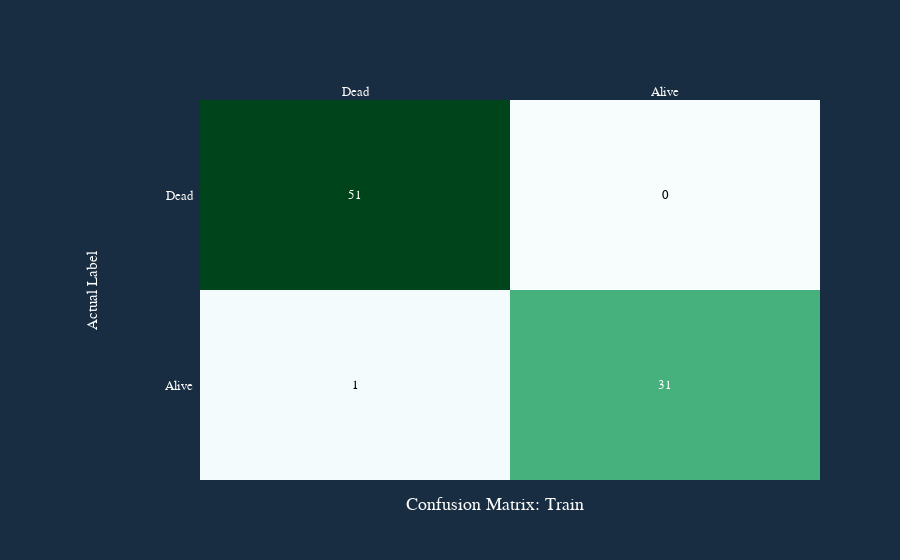
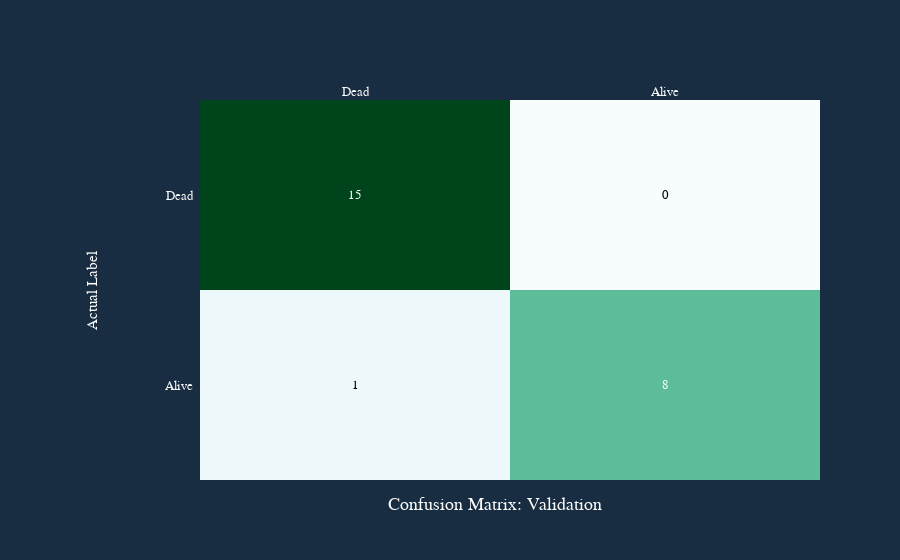
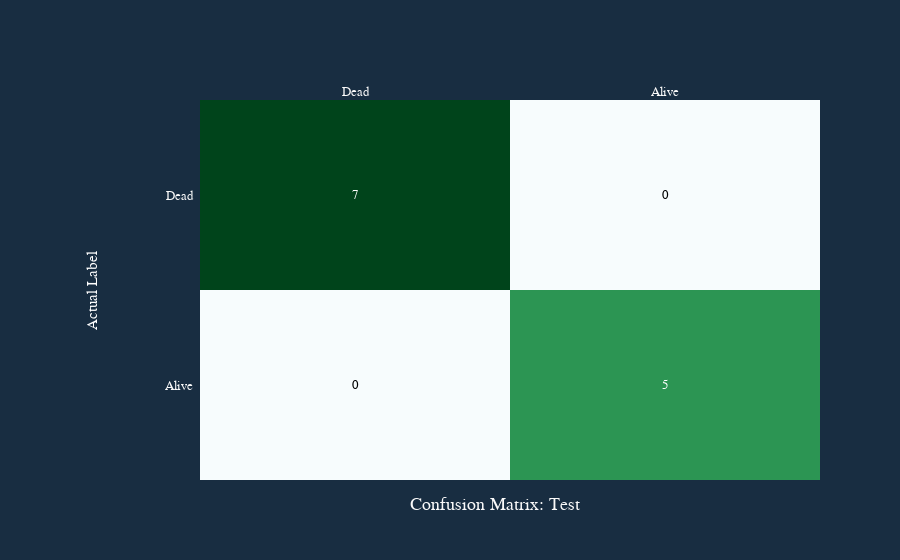

The notebook cell saved with these charts, in order:
### Code cell
prediction.plot_confusion_matrix()

### Figure 1 — Plotly figure (JSON) as saved in the notebook; plotly's stock layout.template omitted (floating-point values rounded to 4 significant figures)
{"data": [{"colorbar": {"title": {"text": "Count"}}, "colorscale": [[0, "rgb(247,252,253)"], [0.125, "rgb(229,245,249)"], [0.25, "rgb(204,236,230)"], [0.375, "rgb(153,216,201)"], [0.5, "rgb(102,194,164)"], [0.625, "rgb(65,174,118)"], [0.75, "rgb(35,139,69)"], [0.875, "rgb(0,109,44)"], [1, "rgb(0,68,27)"]], "hovertemplate": "predicted: %{x}<br>actual: %{y}<br>count: %{z}<extra></extra>", "reversescale": false, "showscale": false, "type": "heatmap", "x": ["Alive", "Dead"], "y": ["Alive", "Dead"], "z": [[31, 1], [0, 51]]}], "layout": {"annotations": [{"font": {"color": "#FFFFFF"}, "showarrow": false, "text": "31", "x": "Alive", "xref": "x", "y": "Alive", "yref": "y"}, {"font": {"color": "#000000"}, "showarrow": false, "text": "1", "x": "Dead", "xref": "x", "y": "Alive", "yref": "y"}, {"font": {"color": "#000000"}, "showarrow": false, "text": "0", "x": "Alive", "xref": "x", "y": "Dead", "yref": "y"}, {"font": {"color": "#FFFFFF"}, "showarrow": false, "text": "51", "x": "Dead", "xref": "x", "y": "Dead", "yref": "y"}, {"font": {"color": "white", "size": 15}, "showarrow": false, "text": "Predicted Label", "x": 0.5, "xref": "paper", "y": 1.3, "yref": "paper"}, {"font": {"color": "white", "size": 15}, "showarrow": false, "text": "Actual Label", "textangle": -90, "x": -0.19, "xref": "x domain", "y": 0.5, "yref": "paper"}], "autosize": true, "margin": {"l": 200}, "title": {"text": "Confusion Matrix: Train", "x": 0.55, "xanchor": "center", "y": 0, "yanchor": "bottom"}, "xaxis": {"autorange": true, "categoryorder": "category descending", "dtick": 1, "fixedrange": true, "gridcolor": "rgb(0, 0, 0)", "range": [-0.5, 1.5], "side": "top", "tickfont": {"size": 13}, "ticks": "", "type": "category"}, "yaxis": {"autorange": true, "dtick": 1, "fixedrange": true, "range": [-0.5, 1.5], "tick0": 0, "tickfont": {"size": 13}, "tickmode": "linear", "ticks": "", "ticksuffix": "  ", "type": "category"}}}

### Figure 2 — Plotly figure (JSON) as saved in the notebook; plotly's stock layout.template omitted (floating-point values rounded to 4 significant figures)
{"data": [{"colorbar": {"title": {"text": "Count"}}, "colorscale": [[0, "rgb(247,252,253)"], [0.125, "rgb(229,245,249)"], [0.25, "rgb(204,236,230)"], [0.375, "rgb(153,216,201)"], [0.5, "rgb(102,194,164)"], [0.625, "rgb(65,174,118)"], [0.75, "rgb(35,139,69)"], [0.875, "rgb(0,109,44)"], [1, "rgb(0,68,27)"]], "hovertemplate": "predicted: %{x}<br>actual: %{y}<br>count: %{z}<extra></extra>", "reversescale": false, "showscale": false, "type": "heatmap", "x": ["Alive", "Dead"], "y": ["Alive", "Dead"], "z": [[8, 1], [0, 15]]}], "layout": {"annotations": [{"font": {"color": "#FFFFFF"}, "showarrow": false, "text": "8", "x": "Alive", "xref": "x", "y": "Alive", "yref": "y"}, {"font": {"color": "#000000"}, "showarrow": false, "text": "1", "x": "Dead", "xref": "x", "y": "Alive", "yref": "y"}, {"font": {"color": "#000000"}, "showarrow": false, "text": "0", "x": "Alive", "xref": "x", "y": "Dead", "yref": "y"}, {"font": {"color": "#FFFFFF"}, "showarrow": false, "text": "15", "x": "Dead", "xref": "x", "y": "Dead", "yref": "y"}, {"font": {"color": "white", "size": 15}, "showarrow": false, "text": "Predicted Label", "x": 0.5, "xref": "paper", "y": 1.3, "yref": "paper"}, {"font": {"color": "white", "size": 15}, "showarrow": false, "text": "Actual Label", "textangle": -90, "x": -0.19, "xref": "x domain", "y": 0.5, "yref": "paper"}], "autosize": true, "margin": {"l": 200}, "title": {"text": "Confusion Matrix: Validation", "x": 0.55, "xanchor": "center", "y": 0, "yanchor": "bottom"}, "xaxis": {"autorange": true, "categoryorder": "category descending", "dtick": 1, "fixedrange": true, "gridcolor": "rgb(0, 0, 0)", "range": [-0.5, 1.5], "side": "top", "tickfont": {"size": 13}, "ticks": "", "type": "category"}, "yaxis": {"autorange": true, "dtick": 1, "fixedrange": true, "range": [-0.5, 1.5], "tick0": 0, "tickfont": {"size": 13}, "tickmode": "linear", "ticks": "", "ticksuffix": "  ", "type": "category"}}}

### Figure 3 — Plotly figure (JSON) as saved in the notebook; plotly's stock layout.template omitted (floating-point values rounded to 4 significant figures)
{"data": [{"colorbar": {"title": {"text": "Count"}}, "colorscale": [[0, "rgb(247,252,253)"], [0.125, "rgb(229,245,249)"], [0.25, "rgb(204,236,230)"], [0.375, "rgb(153,216,201)"], [0.5, "rgb(102,194,164)"], [0.625, "rgb(65,174,118)"], [0.75, "rgb(35,139,69)"], [0.875, "rgb(0,109,44)"], [1, "rgb(0,68,27)"]], "hovertemplate": "predicted: %{x}<br>actual: %{y}<br>count: %{z}<extra></extra>", "reversescale": false, "showscale": false, "type": "heatmap", "x": ["Alive", "Dead"], "y": ["Alive", "Dead"], "z": [[5, 0], [0, 7]]}], "layout": {"annotations": [{"font": {"color": "#FFFFFF"}, "showarrow": false, "text": "5", "x": "Alive", "xref": "x", "y": "Alive", "yref": "y"}, {"font": {"color": "#000000"}, "showarrow": false, "text": "0", "x": "Dead", "xref": "x", "y": "Alive", "yref": "y"}, {"font": {"color": "#000000"}, "showarrow": false, "text": "0", "x": "Alive", "xref": "x", "y": "Dead", "yref": "y"}, {"font": {"color": "#FFFFFF"}, "showarrow": false, "text": "7", "x": "Dead", "xref": "x", "y": "Dead", "yref": "y"}, {"font": {"color": "white", "size": 15}, "showarrow": false, "text": "Predicted Label", "x": 0.5, "xref": "paper", "y": 1.3, "yref": "paper"}, {"font": {"color": "white", "size": 15}, "showarrow": false, "text": "Actual Label", "textangle": -90, "x": -0.19, "xref": "x domain", "y": 0.5, "yref": "paper"}], "autosize": true, "margin": {"l": 200}, "title": {"text": "Confusion Matrix: Test", "x": 0.55, "xanchor": "center", "y": 0, "yanchor": "bottom"}, "xaxis": {"autorange": true, "categoryorder": "category descending", "dtick": 1, "fixedrange": true, "gridcolor": "rgb(0, 0, 0)", "range": [-0.5, 1.5], "side": "top", "tickfont": {"size": 13}, "ticks": "", "type": "category"}, "yaxis": {"autorange": true, "dtick": 1, "fixedrange": true, "range": [-0.5, 1.5], "tick0": 0, "tickfont": {"size": 13}, "tickmode": "linear", "ticks": "", "ticksuffix": "  ", "type": "category"}}}
